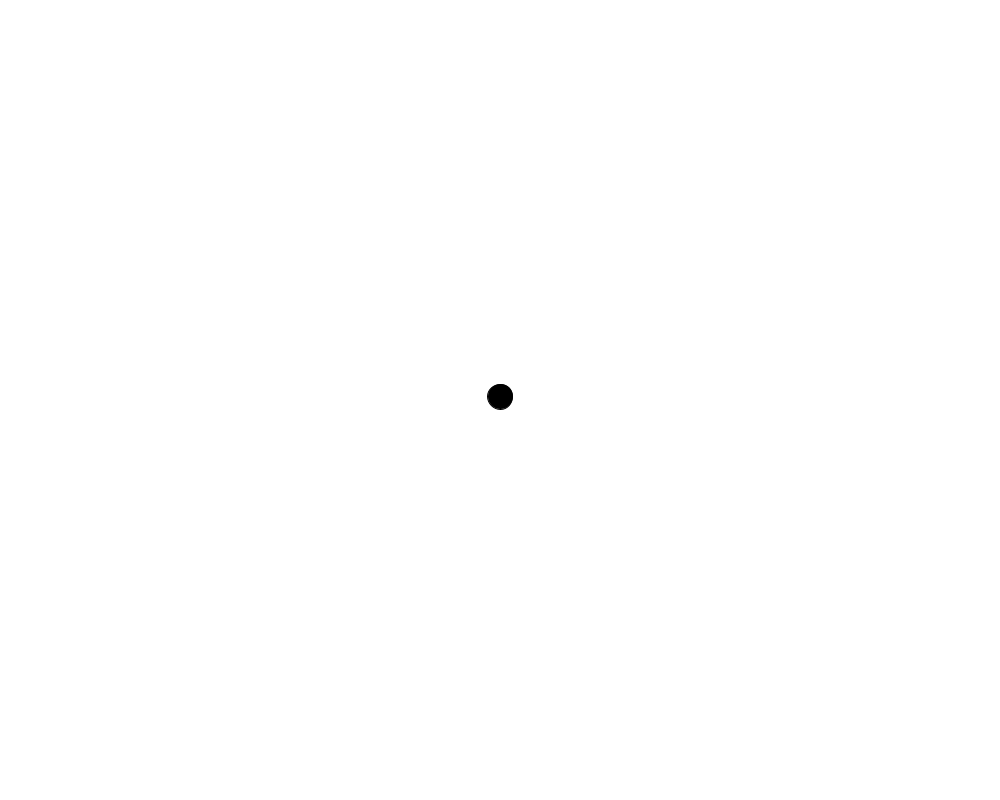
Frame 1 (no input)
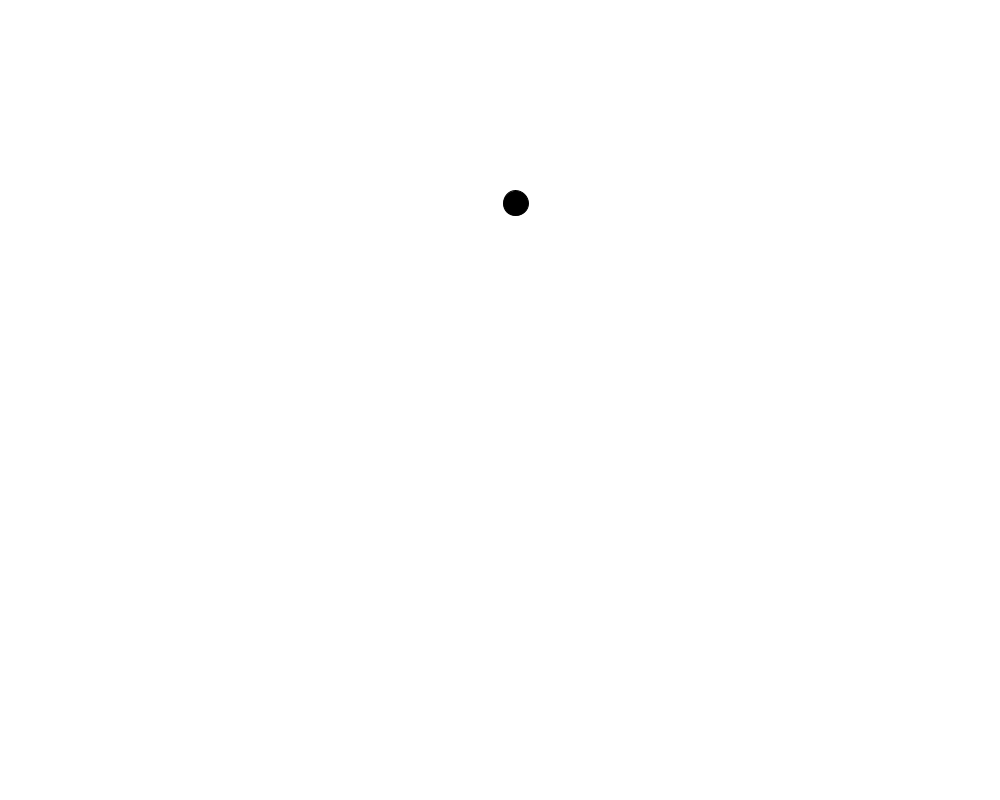
Frame 60 (the mouse pressed at the canvas centre just before this capture)
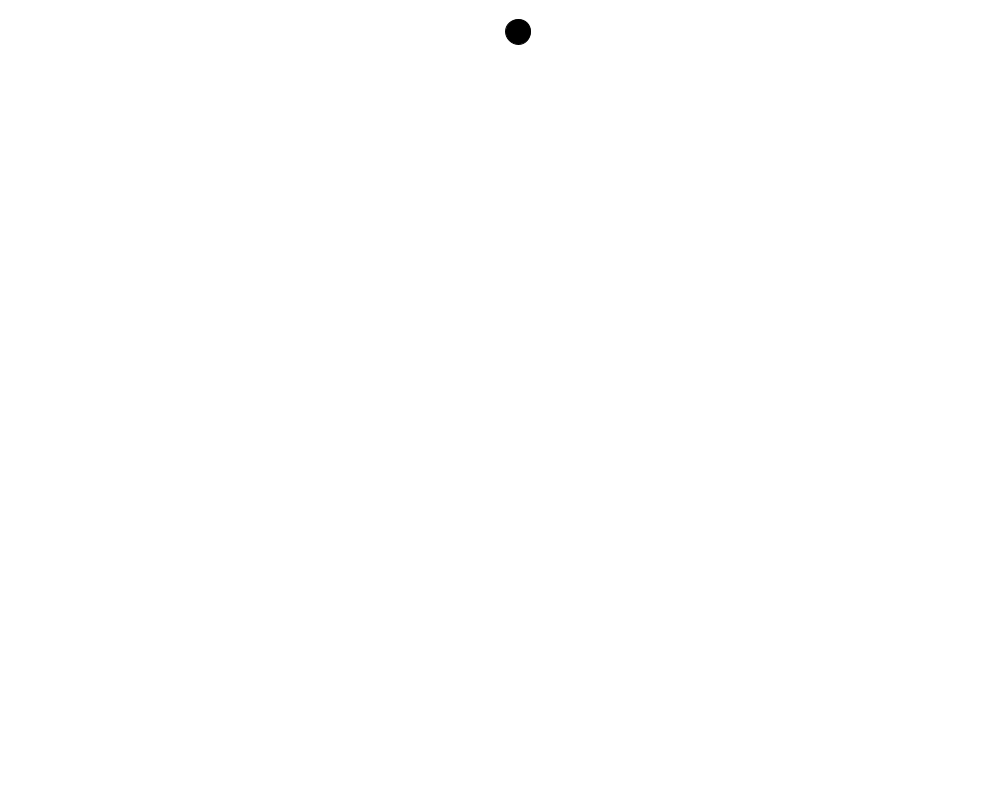
Frame 120 (the mouse held since frame 60 and released just before this capture)

The Processing sketch that drew these frames (run headless with seeded random() and noise(); from frame 60 on, the mouse is pressed at the canvas centre):

// Processing sketch: Perlinsteper
// ── Perlinsteper.pde

Steper steper;
void setup()
{
  size(1000,800);
  steper = new Steper();
}

void draw()
{
  steper.step();
  steper.display();
}
// ── Steper.pde
class Steper
{
   float x;
   float y;
   float setOffX;
   float setOffY;
   Steper()
   {
   x = width/2;
   y = height/2;
   setOffX = random(0,10000);
   setOffY = random(0,10000);
   }
    
   void step()
   {
      x+=map(noise(setOffX),0,1,-10,10);
      y+=map(noise(setOffY),0,1,-10,10);
      setOffX+=0.001;
      setOffY+=0.001;
   }
   
   void display()
   {
     background(255);
     fill(0);
     ellipse(x,y,25,25);
   }
   
}
